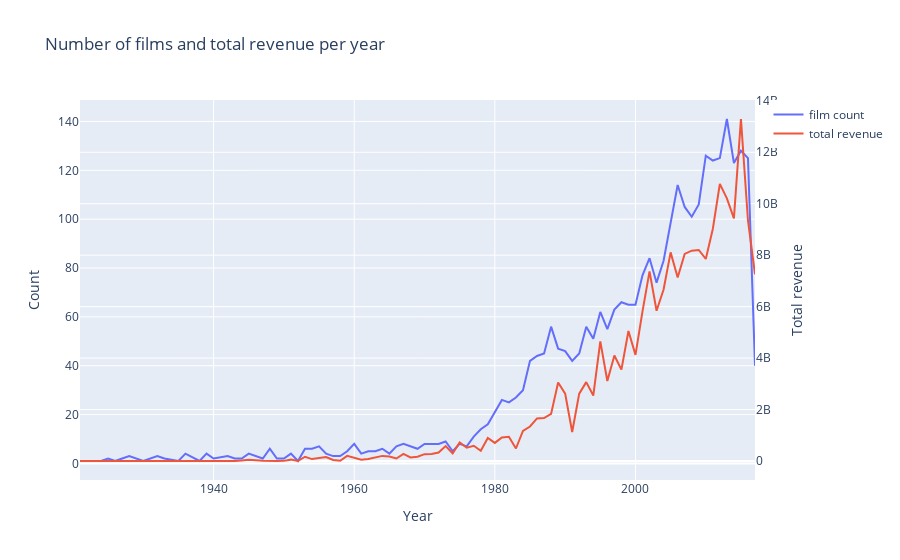

The notebook cell saved with this chart:
### Code cell
#Number of Films and Revenue Per Year
d1 = train['release_date_year'].value_counts().sort_index()
d2 = train.groupby(['release_date_year'])['revenue'].sum()

data = [go.Scatter(x=d1.index, y=d1.values, name='film count'),
        go.Scatter(x=d2.index, y=d2.values, name='total revenue', yaxis='y2')]

layout = go.Layout(dict(title = "Number of films and total revenue per year",
                        xaxis = dict(title = 'Year'),
                        yaxis = dict(title = 'Count'),
                        yaxis2=dict(title='Total revenue', overlaying='y', side='right')),
                   legend=dict(orientation="v"))

py.iplot(dict(data=data, layout=layout))
